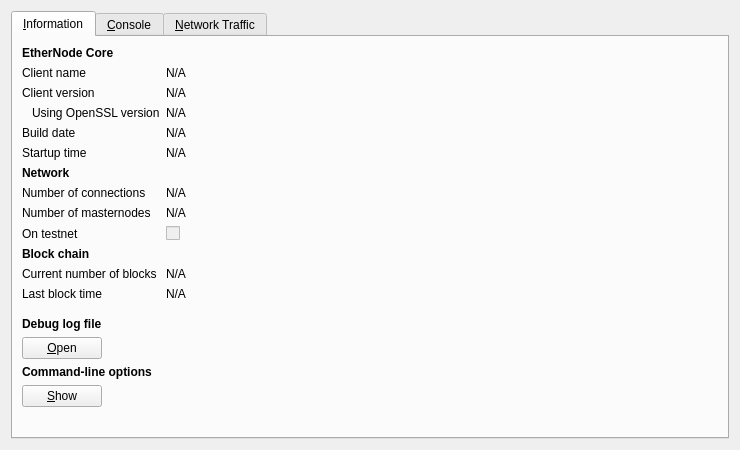
<?xml version="1.0" encoding="UTF-8"?>
<ui version="4.0">
 <class>RPCConsole</class>
 <widget class="QDialog" name="RPCConsole">
  <property name="geometry">
   <rect>
    <x>0</x>
    <y>0</y>
    <width>740</width>
    <height>450</height>
   </rect>
  </property>
  <property name="windowTitle">
   <string>EtherNode - Debug window</string>
  </property>
  <layout class="QVBoxLayout" name="verticalLayout_2">
   <item>
    <widget class="QTabWidget" name="tabWidget">
     <property name="currentIndex">
      <number>0</number>
     </property>
     <widget class="QWidget" name="tab_info">
      <attribute name="title">
       <string>&amp;Information</string>
      </attribute>
      <layout class="QFormLayout" name="formLayout">
       <item row="0" column="0">
        <widget class="QLabel" name="label_9">
         <property name="font">
          <font>
           <weight>75</weight>
           <bold>true</bold>
          </font>
         </property>
         <property name="text">
          <string>EtherNode Core</string>
         </property>
        </widget>
       </item>
       <item row="1" column="0">
        <widget class="QLabel" name="label_5">
         <property name="text">
          <string>Client name</string>
         </property>
        </widget>
       </item>
       <item row="1" column="1">
        <widget class="QLabel" name="clientName">
         <property name="cursor">
          <cursorShape>IBeamCursor</cursorShape>
         </property>
         <property name="text">
          <string>N/A</string>
         </property>
         <property name="textFormat">
          <enum>Qt::PlainText</enum>
         </property>
         <property name="textInteractionFlags">
          <set>Qt::LinksAccessibleByMouse|Qt::TextSelectableByKeyboard|Qt::TextSelectableByMouse</set>
         </property>
        </widget>
       </item>
       <item row="2" column="0">
        <widget class="QLabel" name="label_6">
         <property name="text">
          <string>Client version</string>
         </property>
        </widget>
       </item>
       <item row="2" column="1">
        <widget class="QLabel" name="clientVersion">
         <property name="cursor">
          <cursorShape>IBeamCursor</cursorShape>
         </property>
         <property name="text">
          <string>N/A</string>
         </property>
         <property name="textFormat">
          <enum>Qt::PlainText</enum>
         </property>
         <property name="textInteractionFlags">
          <set>Qt::LinksAccessibleByMouse|Qt::TextSelectableByKeyboard|Qt::TextSelectableByMouse</set>
         </property>
        </widget>
       </item>
       <item row="3" column="0">
        <widget class="QLabel" name="label_14">
         <property name="text">
          <string>Using OpenSSL version</string>
         </property>
         <property name="indent">
          <number>10</number>
         </property>
        </widget>
       </item>
       <item row="3" column="1">
        <widget class="QLabel" name="openSSLVersion">
         <property name="cursor">
          <cursorShape>IBeamCursor</cursorShape>
         </property>
         <property name="text">
          <string>N/A</string>
         </property>
         <property name="textFormat">
          <enum>Qt::PlainText</enum>
         </property>
         <property name="textInteractionFlags">
          <set>Qt::LinksAccessibleByMouse|Qt::TextSelectableByKeyboard|Qt::TextSelectableByMouse</set>
         </property>
        </widget>
       </item>
       <item row="4" column="0">
        <widget class="QLabel" name="label_12">
         <property name="text">
          <string>Build date</string>
         </property>
        </widget>
       </item>
       <item row="4" column="1">
        <widget class="QLabel" name="buildDate">
         <property name="cursor">
          <cursorShape>IBeamCursor</cursorShape>
         </property>
         <property name="text">
          <string>N/A</string>
         </property>
         <property name="textFormat">
          <enum>Qt::PlainText</enum>
         </property>
         <property name="textInteractionFlags">
          <set>Qt::LinksAccessibleByMouse|Qt::TextSelectableByKeyboard|Qt::TextSelectableByMouse</set>
         </property>
        </widget>
       </item>
       <item row="5" column="0">
        <widget class="QLabel" name="label_13">
         <property name="text">
          <string>Startup time</string>
         </property>
        </widget>
       </item>
       <item row="5" column="1">
        <widget class="QLabel" name="startupTime">
         <property name="cursor">
          <cursorShape>IBeamCursor</cursorShape>
         </property>
         <property name="text">
          <string>N/A</string>
         </property>
         <property name="textFormat">
          <enum>Qt::PlainText</enum>
         </property>
         <property name="textInteractionFlags">
          <set>Qt::LinksAccessibleByMouse|Qt::TextSelectableByKeyboard|Qt::TextSelectableByMouse</set>
         </property>
        </widget>
       </item>
       <item row="6" column="0">
        <widget class="QLabel" name="label_11">
         <property name="font">
          <font>
           <weight>75</weight>
           <bold>true</bold>
          </font>
         </property>
         <property name="text">
          <string>Network</string>
         </property>
        </widget>
       </item>
       <item row="7" column="0">
        <widget class="QLabel" name="label_7">
         <property name="text">
          <string>Number of connections</string>
         </property>
        </widget>
       </item>
       <item row="7" column="1">
        <widget class="QLabel" name="numberOfConnections">
         <property name="cursor">
          <cursorShape>IBeamCursor</cursorShape>
         </property>
         <property name="text">
          <string>N/A</string>
         </property>
         <property name="textFormat">
          <enum>Qt::PlainText</enum>
         </property>
         <property name="textInteractionFlags">
          <set>Qt::LinksAccessibleByMouse|Qt::TextSelectableByKeyboard|Qt::TextSelectableByMouse</set>
         </property>
        </widget>
       </item>
       <item row="8" column="0">
        <widget class="QLabel" name="label_15">
         <property name="text">
          <string>Number of masternodes</string>
         </property>
        </widget>
       </item>
       <item row="8" column="1">
        <widget class="QLabel" name="masternodeCount">
         <property name="cursor">
          <cursorShape>IBeamCursor</cursorShape>
         </property>
         <property name="text">
          <string>N/A</string>
         </property>
         <property name="textFormat">
          <enum>Qt::PlainText</enum>
         </property>
         <property name="textInteractionFlags">
          <set>Qt::LinksAccessibleByMouse|Qt::TextSelectableByKeyboard|Qt::TextSelectableByMouse</set>
         </property>
        </widget>
       </item>
       <item row="9" column="0">
        <widget class="QLabel" name="label_8">
         <property name="text">
          <string>On testnet</string>
         </property>
        </widget>
       </item>
       <item row="9" column="1">
        <widget class="QCheckBox" name="isTestNet">
         <property name="enabled">
          <bool>false</bool>
         </property>
         <property name="text">
          <string/>
         </property>
        </widget>
       </item>
       <item row="10" column="0">
        <widget class="QLabel" name="label_10">
         <property name="font">
          <font>
           <weight>75</weight>
           <bold>true</bold>
          </font>
         </property>
         <property name="text">
          <string>Block chain</string>
         </property>
        </widget>
       </item>
       <item row="11" column="0">
        <widget class="QLabel" name="label_3">
         <property name="text">
          <string>Current number of blocks</string>
         </property>
        </widget>
       </item>
       <item row="11" column="1">
        <widget class="QLabel" name="numberOfBlocks">
         <property name="cursor">
          <cursorShape>IBeamCursor</cursorShape>
         </property>
         <property name="text">
          <string>N/A</string>
         </property>
         <property name="textFormat">
          <enum>Qt::PlainText</enum>
         </property>
         <property name="textInteractionFlags">
          <set>Qt::LinksAccessibleByMouse|Qt::TextSelectableByKeyboard|Qt::TextSelectableByMouse</set>
         </property>
        </widget>
       </item>
       <item row="12" column="0">
        <widget class="QLabel" name="label_2">
         <property name="text">
          <string>Last block time</string>
         </property>
        </widget>
       </item>
       <item row="12" column="1">
        <widget class="QLabel" name="lastBlockTime">
         <property name="cursor">
          <cursorShape>IBeamCursor</cursorShape>
         </property>
         <property name="text">
          <string>N/A</string>
         </property>
         <property name="textFormat">
          <enum>Qt::PlainText</enum>
         </property>
         <property name="textInteractionFlags">
          <set>Qt::LinksAccessibleByMouse|Qt::TextSelectableByKeyboard|Qt::TextSelectableByMouse</set>
         </property>
        </widget>
       </item>
       <item row="13" column="0">
        <spacer name="verticalSpacer_2">
         <property name="orientation">
          <enum>Qt::Vertical</enum>
         </property>
         <property name="sizeHint" stdset="0">
          <size>
           <width>20</width>
           <height>10</height>
          </size>
         </property>
        </spacer>
       </item>
       <item row="14" column="0">
        <widget class="QLabel" name="labelDebugLogfile">
         <property name="font">
          <font>
           <weight>75</weight>
           <bold>true</bold>
          </font>
         </property>
         <property name="text">
          <string>Debug log file</string>
         </property>
        </widget>
       </item>
       <item row="15" column="0">
        <widget class="QPushButton" name="openDebugLogfileButton">
         <property name="toolTip">
          <string>Open the EtherNode debug log file from the current data directory. This can take a few seconds for large log files.</string>
         </property>
         <property name="text">
          <string>&amp;Open</string>
         </property>
         <property name="autoDefault">
          <bool>false</bool>
         </property>
        </widget>
       </item>
       <item row="16" column="0">
        <widget class="QLabel" name="labelCLOptions">
         <property name="font">
          <font>
           <weight>75</weight>
           <bold>true</bold>
          </font>
         </property>
         <property name="text">
          <string>Command-line options</string>
         </property>
        </widget>
       </item>
       <item row="17" column="0">
        <widget class="QPushButton" name="showCLOptionsButton">
         <property name="toolTip">
          <string>Show the EtherNode-Qt help message to get a list with possible EtherNode command-line options.</string>
         </property>
         <property name="text">
          <string>&amp;Show</string>
         </property>
         <property name="autoDefault">
          <bool>false</bool>
         </property>
        </widget>
       </item>
       <item row="18" column="0">
        <spacer name="verticalSpacer">
         <property name="orientation">
          <enum>Qt::Vertical</enum>
         </property>
         <property name="sizeHint" stdset="0">
          <size>
           <width>20</width>
           <height>20</height>
          </size>
         </property>
        </spacer>
       </item>
      </layout>
     </widget>
     <widget class="QWidget" name="tab_console">
      <attribute name="title">
       <string>&amp;Console</string>
      </attribute>
      <layout class="QGridLayout" name="gridLayout">
       <item row="0" column="0">
        <widget class="QTextEdit" name="messagesWidget">
         <property name="minimumSize">
          <size>
           <width>0</width>
           <height>100</height>
          </size>
         </property>
         <property name="readOnly">
          <bool>true</bool>
         </property>
         <property name="tabKeyNavigation" stdset="0">
          <bool>false</bool>
         </property>
         <property name="columnCount" stdset="0">
          <number>2</number>
         </property>
        </widget>
       </item>
       <item row="1" column="0">
        <layout class="QHBoxLayout" name="horizontalLayout">
         <property name="spacing">
          <number>3</number>
         </property>
         <item>
          <widget class="QPushButton" name="copyButton">
           <property name="maximumSize">
            <size>
             <width>24</width>
             <height>24</height>
            </size>
           </property>
           <property name="toolTip">
            <string>Copy to clipboard</string>
           </property>
           <property name="text">
            <string/>
           </property>
           <property name="icon">
            <iconset resource="../bitcoin.qrc">
             <normaloff>:/icons/editcopy</normaloff>:/icons/editcopy</iconset>
           </property>
           <property name="shortcut">
            <string notr="true">Ctrl+L</string>
           </property>
           <property name="autoDefault">
            <bool>false</bool>
           </property>
          </widget>
         </item>
         <item>
          <widget class="QLabel" name="label">
           <property name="text">
            <string notr="true">&gt;</string>
           </property>
          </widget>
         </item>
         <item>
          <widget class="QLineEdit" name="lineEdit"/>
         </item>
         <item>
          <widget class="QToolButton" name="pasteButton">
           <property name="sizePolicy">
            <sizepolicy hsizetype="Minimum" vsizetype="Fixed">
             <horstretch>0</horstretch>
             <verstretch>0</verstretch>
            </sizepolicy>
           </property>
           <property name="minimumSize">
            <size>
             <width>24</width>
             <height>24</height>
            </size>
           </property>
           <property name="maximumSize">
            <size>
             <width>24</width>
             <height>24</height>
            </size>
           </property>
           <property name="toolTip">
            <string>Paste from clipboard</string>
           </property>
           <property name="text">
            <string/>
           </property>
           <property name="icon">
            <iconset resource="../bitcoin.qrc">
             <normaloff>:/icons/editpaste</normaloff>:/icons/editpaste</iconset>
           </property>
           <property name="shortcut">
            <string>Alt+P</string>
           </property>
          </widget>
         </item>
        </layout>
       </item>
      </layout>
     </widget>
     <widget class="QWidget" name="tab">
      <attribute name="title">
       <string>&amp;Network Traffic</string>
      </attribute>
      <layout class="QHBoxLayout" name="horizontalLayout_3">
       <item>
        <layout class="QVBoxLayout" name="verticalLayout_4">
         <item>
          <widget class="TrafficGraphWidget" name="trafficGraph" native="true">
           <property name="sizePolicy">
            <sizepolicy hsizetype="Expanding" vsizetype="Expanding">
             <horstretch>0</horstretch>
             <verstretch>0</verstretch>
            </sizepolicy>
           </property>
          </widget>
         </item>
         <item>
          <layout class="QHBoxLayout" name="horizontalLayout_2">
           <item>
            <widget class="QSlider" name="sldGraphRange">
             <property name="minimum">
              <number>1</number>
             </property>
             <property name="maximum">
              <number>288</number>
             </property>
             <property name="pageStep">
              <number>12</number>
             </property>
             <property name="value">
              <number>6</number>
             </property>
             <property name="orientation">
              <enum>Qt::Horizontal</enum>
             </property>
            </widget>
           </item>
           <item>
            <widget class="QLabel" name="lblGraphRange">
             <property name="minimumSize">
              <size>
               <width>100</width>
               <height>0</height>
              </size>
             </property>
             <property name="alignment">
              <set>Qt::AlignCenter</set>
             </property>
            </widget>
           </item>
           <item>
            <widget class="QPushButton" name="btnClearTrafficGraph">
             <property name="text">
              <string>&amp;Clear</string>
             </property>
            </widget>
           </item>
          </layout>
         </item>
        </layout>
       </item>
       <item>
        <layout class="QVBoxLayout" name="verticalLayout">
         <item>
          <widget class="QGroupBox" name="groupBox">
           <property name="title">
            <string>Totals</string>
           </property>
           <layout class="QVBoxLayout" name="verticalLayout_5">
            <item>
             <layout class="QHBoxLayout" name="horizontalLayout_4">
              <item>
               <widget class="Line" name="line">
                <property name="sizePolicy">
                 <sizepolicy hsizetype="Fixed" vsizetype="Fixed">
                  <horstretch>0</horstretch>
                  <verstretch>0</verstretch>
                 </sizepolicy>
                </property>
                <property name="minimumSize">
                 <size>
                  <width>10</width>
                  <height>0</height>
                 </size>
                </property>
                <property name="palette">
                 <palette>
                  <active>
                   <colorrole role="Light">
                    <brush brushstyle="SolidPattern">
                     <color alpha="255">
                      <red>0</red>
                      <green>255</green>
                      <blue>0</blue>
                     </color>
                    </brush>
                   </colorrole>
                  </active>
                  <inactive>
                   <colorrole role="Light">
                    <brush brushstyle="SolidPattern">
                     <color alpha="255">
                      <red>0</red>
                      <green>255</green>
                      <blue>0</blue>
                     </color>
                    </brush>
                   </colorrole>
                  </inactive>
                  <disabled>
                   <colorrole role="Light">
                    <brush brushstyle="SolidPattern">
                     <color alpha="255">
                      <red>0</red>
                      <green>255</green>
                      <blue>0</blue>
                     </color>
                    </brush>
                   </colorrole>
                  </disabled>
                 </palette>
                </property>
                <property name="orientation">
                 <enum>Qt::Horizontal</enum>
                </property>
               </widget>
              </item>
              <item>
               <widget class="QLabel" name="label_16">
                <property name="text">
                 <string>In:</string>
                </property>
               </widget>
              </item>
              <item>
               <widget class="QLabel" name="lblBytesIn">
                <property name="minimumSize">
                 <size>
                  <width>50</width>
                  <height>0</height>
                 </size>
                </property>
                <property name="alignment">
                 <set>Qt::AlignRight|Qt::AlignTrailing|Qt::AlignVCenter</set>
                </property>
               </widget>
              </item>
             </layout>
            </item>
            <item>
             <layout class="QHBoxLayout" name="horizontalLayout_5">
              <item>
               <widget class="Line" name="line_2">
                <property name="sizePolicy">
                 <sizepolicy hsizetype="Fixed" vsizetype="Fixed">
                  <horstretch>0</horstretch>
                  <verstretch>0</verstretch>
                 </sizepolicy>
                </property>
                <property name="minimumSize">
                 <size>
                  <width>10</width>
                  <height>0</height>
                 </size>
                </property>
                <property name="palette">
                 <palette>
                  <active>
                   <colorrole role="Light">
                    <brush brushstyle="SolidPattern">
                     <color alpha="255">
                      <red>255</red>
                      <green>0</green>
                      <blue>0</blue>
                     </color>
                    </brush>
                   </colorrole>
                  </active>
                  <inactive>
                   <colorrole role="Light">
                    <brush brushstyle="SolidPattern">
                     <color alpha="255">
                      <red>255</red>
                      <green>0</green>
                      <blue>0</blue>
                     </color>
                    </brush>
                   </colorrole>
                  </inactive>
                  <disabled>
                   <colorrole role="Light">
                    <brush brushstyle="SolidPattern">
                     <color alpha="255">
                      <red>255</red>
                      <green>0</green>
                      <blue>0</blue>
                     </color>
                    </brush>
                   </colorrole>
                  </disabled>
                 </palette>
                </property>
                <property name="orientation">
                 <enum>Qt::Horizontal</enum>
                </property>
               </widget>
              </item>
              <item>
               <widget class="QLabel" name="label_17">
                <property name="text">
                 <string>Out:</string>
                </property>
               </widget>
              </item>
              <item>
               <widget class="QLabel" name="lblBytesOut">
                <property name="minimumSize">
                 <size>
                  <width>50</width>
                  <height>0</height>
                 </size>
                </property>
                <property name="alignment">
                 <set>Qt::AlignRight|Qt::AlignTrailing|Qt::AlignVCenter</set>
                </property>
               </widget>
              </item>
             </layout>
            </item>
            <item>
             <spacer name="verticalSpacer_4">
              <property name="orientation">
               <enum>Qt::Vertical</enum>
              </property>
              <property name="sizeHint" stdset="0">
               <size>
                <width>20</width>
                <height>407</height>
               </size>
              </property>
             </spacer>
            </item>
           </layout>
          </widget>
         </item>
        </layout>
       </item>
      </layout>
     </widget>
    </widget>
   </item>
  </layout>
 </widget>
 <customwidgets>
  <customwidget>
   <class>TrafficGraphWidget</class>
   <extends>QWidget</extends>
   <header>trafficgraphwidget.h</header>
   <container>1</container>
   <slots>
    <slot>clear()</slot>
   </slots>
  </customwidget>
 </customwidgets>
 <resources>
  <include location="../bitcoin.qrc"/>
 </resources>
 <connections/>
</ui>
